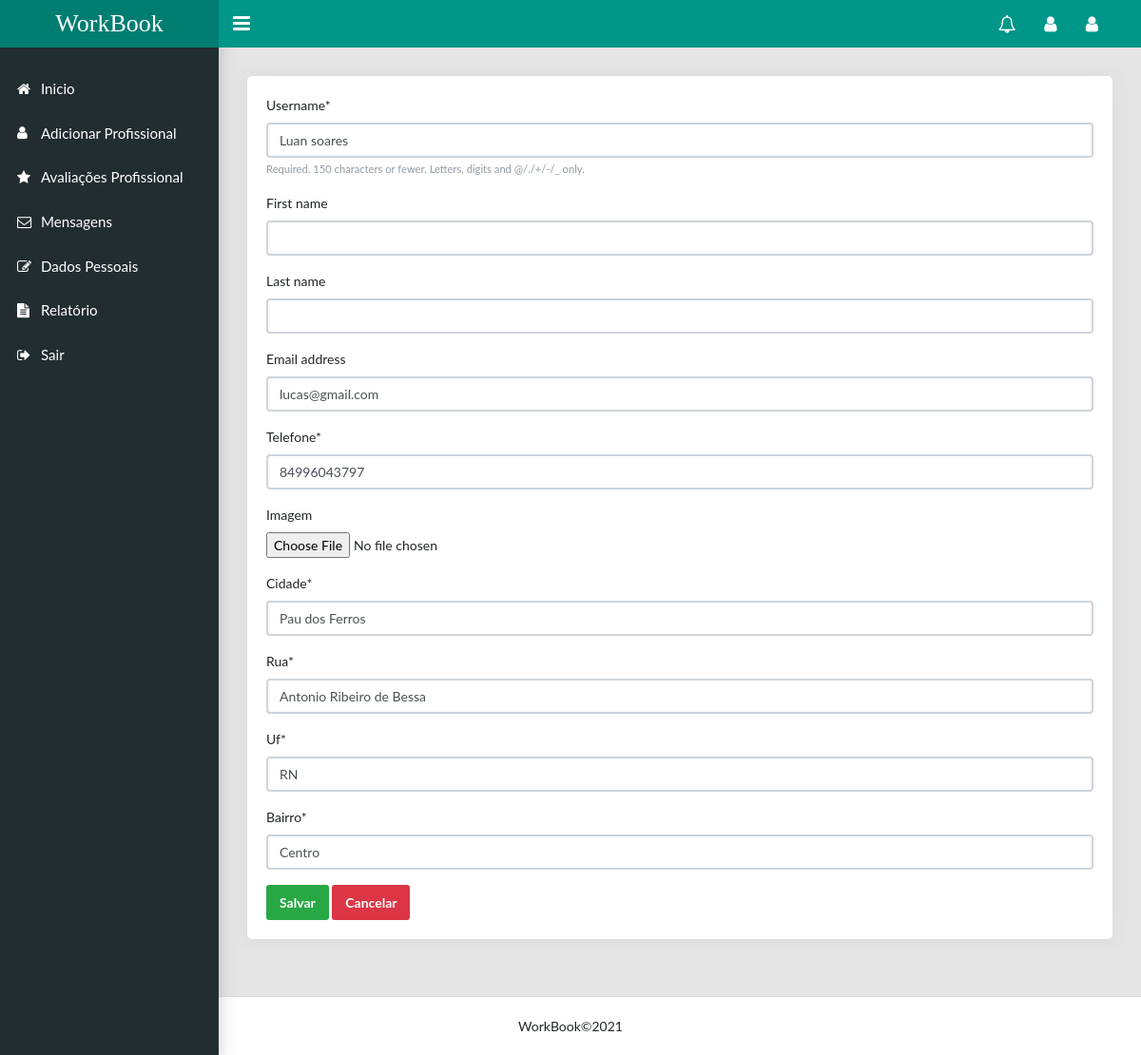
Page /dadosPessoais/2 (signed in) on the earlier database version.
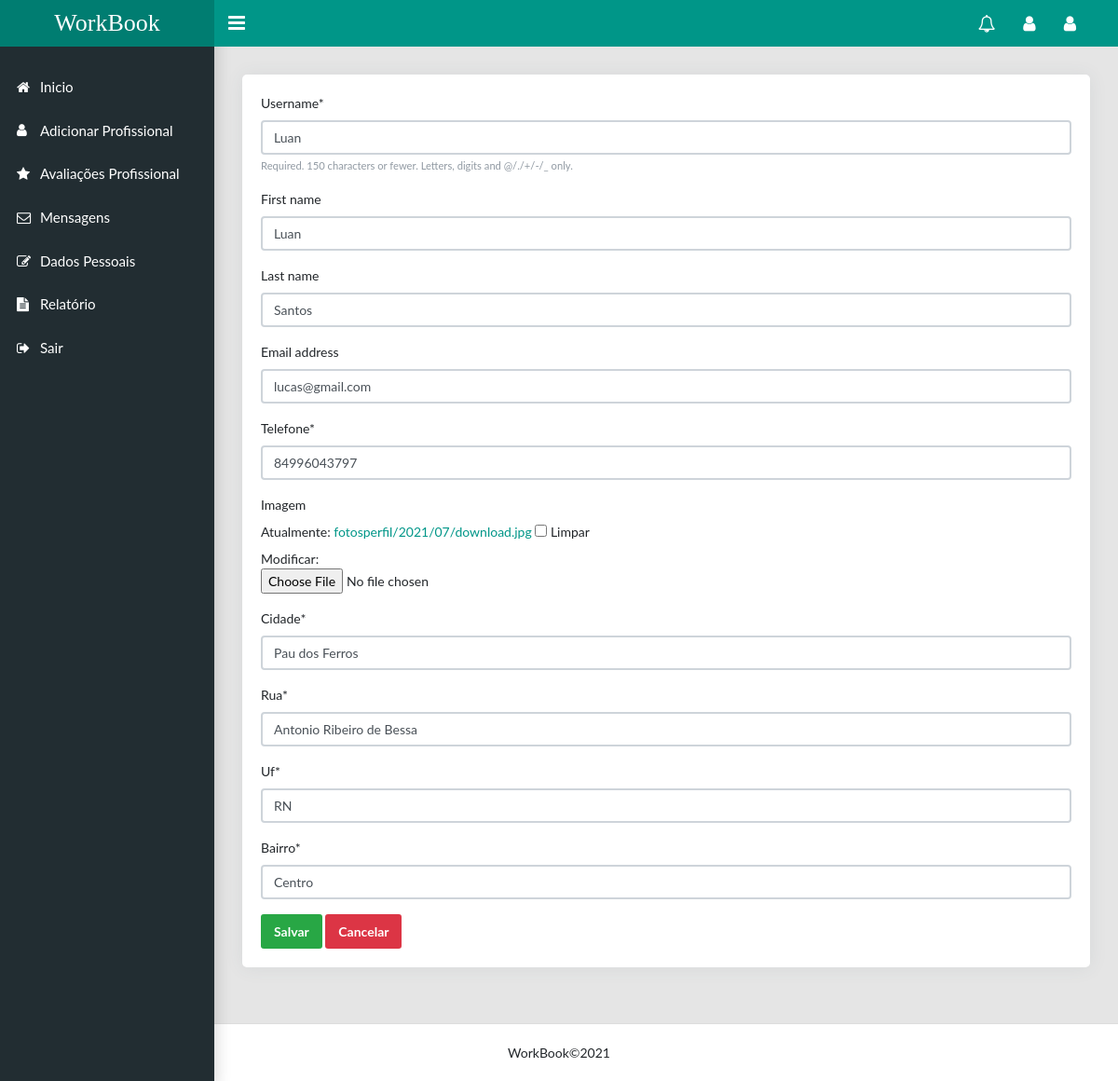
Same page on the later database version.
### usuario/models.py (models this page shows, shortened)
class Usuario(AbstractUser):
    telefone = models.CharField('telefone', max_length=15)
    imagem = models.ImageField(upload_to='fotosperfil/%Y/%m/', blank=True, null=True)
    cidade = models.CharField('cidade', max_length=40)
    rua = models.CharField('rua', max_length=60)
    uf = models.CharField('uf', max_length=2)
    bairro = models.CharField('bairro', max_length=40)
    is_staff = models.BooleanField(default=0)
    is_superuser = models.BooleanField(default=1)
    is_active = models.BooleanField(default=True)
    LOAN_STATUS = (
        ('profissional', 'Profissional'),
        ('cliente', 'Cliente'),
    )
    status = models.CharField(max_length=15, choices=LOAN_STATUS, blank=True)
    class Meta:
        db_table = 'usuario'
        verbose_name = 'Usuario'
        verbose_name_plural = 'Usuario'

### usuario/views.py (the view)
# urls.py: path('dadosPessoais/<int:id>', views.dadosPessoais, name='dadosPessoais'),
def dadosPessoais(request, id):
    data = {}
    usuario = Usuario.objects.get(id=id)
    form = FormDadosPessoais(request.POST or None, instance=usuario)
    if form.is_valid():
        form.save()
        return redirect('usuario:dadosPessoais', usuario.id)
    data['form'] = form
    data['usuario'] = usuario
    return render(request, 'usuario/dadosPessoais.html',data)

### usuario/form.py
class FormDadosPessoais(ModelForm):
    class Meta:
        model = Usuario
        exclude = ('is_active','is_staff','is_superuser','user_permissions','groups','last_login','password','status', 'date_joined',)

### usuario/templates/usuario/dadosPessoais.html (shortened to what this page needs)
{% extends 'base.html' %}
{% block content %}
{% load crispy_forms_tags %}
<main class="app-content">
    <div class="row">
        <div class="col-lg-12">
            <div class="card user-card-full">
                <div class="row m-l-0 m-r-0">
                    <div class="card-body">
                        <form method="post" action="{% url 'usuario:dadosPessoais' usuario.id %}" enctype="multipart/form-data">
                                {{ form|crispy }}
                            <div class="row">
                                <div class="col">
                                    <button type="submit" class="btn btn-success">Salvar</button>
                                    <button type="submit" class="btn btn-danger">Cancelar</button>
                                </div>
                            </div>
                        </form>
                    </div>
                </div>
            </div>
        </div>
    </div>
</main>
{% endblock %}

Differences in the rows shown:
changed Usuario "lucas@gmail.com": username "Luan soares" → "Luan"; first_name (not shown) → "Luan"; last_name (not shown) → "Santos"
Other differences:
form field form: (not shown) → "☐"
text no longer shown: "Username * Required. 150 characters or fewer. Letters, digits and @/./+/-/_ only. First name Last name Email address Telefone * Imagem Cidade * Rua * Uf * Bairro *"
text now shown: "Username * Required. 150 characters or fewer. Letters, digits and @/./+/-/_ only. First name Last name Email address Telefone * Imagem Atualmente: fotosperfil/2021/07/download.jpg Limpar Modificar: Cidade * Rua * Uf * Bairro *"
